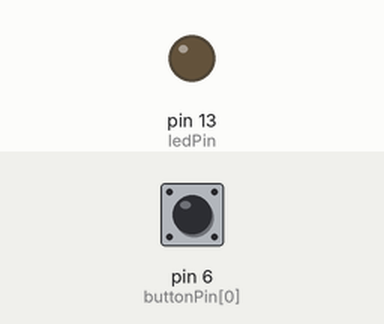
Recording of a sketch running on a simulated Arduino Uno, built with avr-gcc and run on an emulated ATmega328P. Shown: output pins drawn as LEDs (lit = HIGH). The inputs (shaded band) are chosen by the test bench; at power-on: pin 6 (buttonPin[0]) LOW. What the sketch prints to the serial monitor is not drawn.

Above: at 1.2 s.
1.3 s: pin 6 (buttonPin[0]) pulled HIGH for 0.15 s
At 1.37 s:
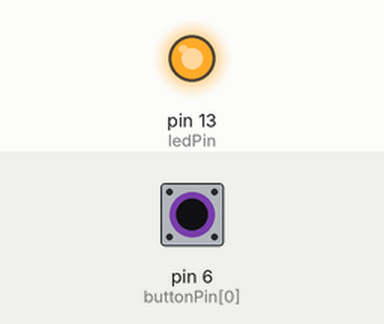
2.9 s: pin 6 (buttonPin[0]) pulled HIGH for 3.2 s
At 7.2 s:
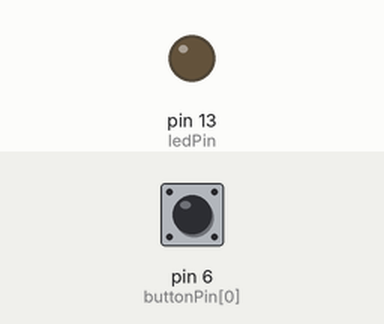
Timing chart, 0 to 8.7 s (numbered marks = the images above; inputs shaded):
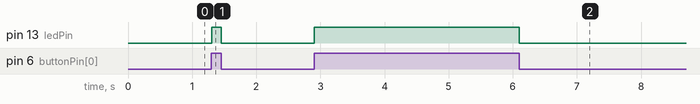

The sketch:

Test_Boutons.ino
```cpp
#define baudrate 9600
#include <SoftwareSerial.h>


// constants won't change. They're used here to set pin numbers:
const int buttonPin[] = {6,5,4};  // the number of the pushbutton pin


const int ledPin = 13;    // the number of the LED pin

// Variables will change:
int ledState = HIGH;        // the current state of the output pin
int buttonState[3];            // the current reading from the input pin
int lastButtonState[3] = {LOW,LOW,LOW};  // the previous reading from the input pin
int reading[3];

// the following variables are unsigned longs because the time, measured in
// milliseconds, will quickly become a bigger number than can be stored in an int.
unsigned long lastDebounceTime = 0;  // the last time the output pin was toggled
unsigned long debounceDelay = 50;    // the debounce time; increase if the output flickers

void setup() {
  pinMode(buttonPin[0], INPUT);
  pinMode(buttonPin[1], INPUT);
  pinMode(buttonPin[2], INPUT);
  pinMode(ledPin, OUTPUT);

  // set initial LED state
  digitalWrite(ledPin, ledState);

  Serial.begin(baudrate); // Initialiser le port série
}

void loop() {
  reading[0] = digitalRead(buttonPin[0]);
  digitalWrite(ledPin, reading[0]);
  Serial.println(reading[0]);
  // // read the state of the switch into a local variable:
  // for (int i = 0; i < 3; i++) {
  //   reading[i] = digitalRead(buttonPin[i]);


  // // check to see if you just pressed the button
  // // (i.e. the input went from LOW to HIGH), and you've waited long enough
  // // since the last press to ignore any noise:

  // // If the switch changed, due to noise or pressing:
  // if (reading[i] != lastButtonState[i]) {
  //   // reset the debouncing timer
  //   lastDebounceTime = millis();
  // }

  // if ((millis() - lastDebounceTime) > debounceDelay) {
  //   // whatever the reading is at, it's been there for longer than the debounce
  //   // delay, so take it as the actual current state:

  //   // if the button state has changed:
  //   if (reading[i] != buttonState[i]) {
  //     buttonState[i] = reading[i];

  //     // only toggle the LED if the new button state is HIGH
  //     if (buttonState[i] == HIGH) {
  //       ledState = !ledState;
  //     }
  //   }
  // }

  // // set the LED:
  // digitalWrite(ledPin, ledState);

  // // save the reading. Next time through the loop, it'll be the lastButtonState:
  // lastButtonState[i] = reading[i];
  // }
}
```

Measured:
- after the input at 1.3 s, pin 13 (ledPin): LOW → HIGH at once, → LOW 0.15 s later
- after the input at 2.9 s, pin 13 (ledPin): LOW → HIGH at once, → LOW 3.2 s later
